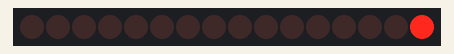
Recording of a sketch running on a simulated Arduino Uno, built with avr-gcc and run on an emulated ATmega328P. Parts: 16 shift-register outputs drawn as a row of LEDs (first output left, lit = HIGH). Wiring (inferred from the names in the program): 2 × shift register (74HC595): data pin 0; shift clock pin 2; latch pin 1. Wiring (inferred from the signals the program sends): row of LEDs: on Q0, Q1, Q2, Q3, Q4, Q5, Q6, Q7, Q8, Q9, Q10, Q11, Q12, Q13, Q14, Q15.

Above: at 0.05 s.
At 3.36 s:
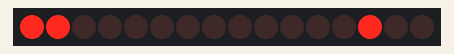
At 6.77 s:
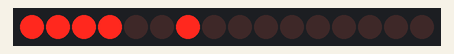
At 13.6 s:
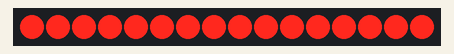
At 26.12 s:
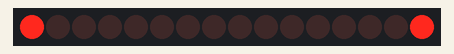
At 39.93 s:
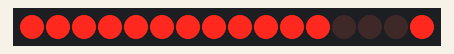
Timing chart, 0 to 40.0 s (numbered marks = the images above):
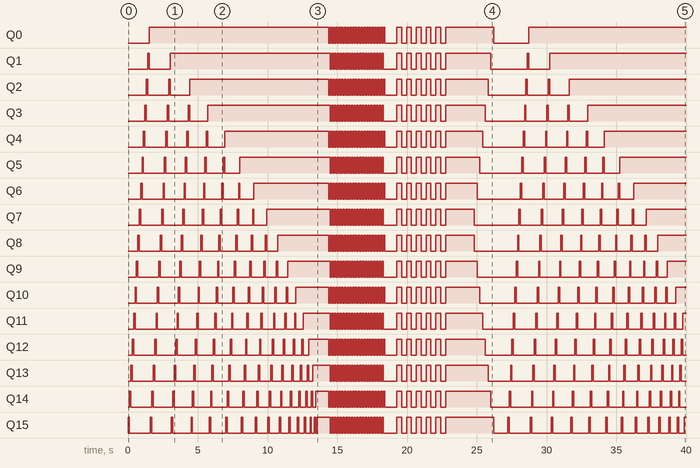

Measured:
- by itself, Q0: goes HIGH 12.9 s, 20 × (LOW 0.10 s, HIGH 0.10 s), LOW 0.85 s, 5 × (HIGH 0.35 s, LOW 0.35 s), HIGH 3.5 s, LOW 2.5 s, then HIGH
- by itself, Q1: LOW → HIGH at 1.4 s, → LOW 0.10 s later, → HIGH 1.5 s later, → LOW 11.5 s later, … (57 changes in this stretch)
- by itself, Q2: LOW → HIGH at 1.3 s, → LOW 0.10 s later, → HIGH 1.5 s later, → LOW 0.10 s later, … (63 changes in this stretch)
- by itself, Q3: LOW → HIGH at 1.2 s, → LOW 0.10 s later, → HIGH 1.5 s later, → LOW 0.10 s later, … (65 changes in this stretch)
- by itself, Q4: LOW → HIGH at 1.1 s, → LOW 0.10 s later, → HIGH 1.5 s later, → LOW 0.10 s later, … (71 changes in this stretch)
- by itself, Q5: LOW → HIGH at 1.0 s, → LOW 0.10 s later, → HIGH 1.5 s later, → LOW 0.10 s later, … (73 changes in this stretch)
- by itself, Q6: LOW → HIGH at 0.90 s, → LOW 0.10 s later, → HIGH 1.5 s later, → LOW 0.10 s later, … (79 changes in this stretch)
- by itself, Q7: LOW → HIGH at 0.80 s, → LOW 0.10 s later, → HIGH 1.5 s later, → LOW 0.10 s later, … (81 changes in this stretch)

The sketch:

tran_minh_phuc.ino
```cpp
/* Note:
 This code is written for Attiny13A-PU for shiftout to SN74HC595N
 */
#define isON(S,i) (S & (1 << i))

/* Configuration */
//Pin connected to ST_CP (pin 12) of 74HC595
byte latchPin = 1;
//Pin connected to SH_CP (pin 11) of 74HC595
byte clockPin = 2;
////Pin connected to DS (pin 14) of 74HC595
byte dataPin = 0;

void setup() {
  pinMode(latchPin, OUTPUT);
  pinMode(clockPin, OUTPUT);
  pinMode(dataPin, OUTPUT);
}

void loop(){
  word S = 0;
  byte i,c,a = 0;

  while (true) {
    for (i = 16; i > a; i--) {
      turn(bitON(S,i-1), 100);
    }
    S = bitON(S,a);
    a++;

    if (a == 16) {
      break;
    }
  }

  delay(500);

  turn(65535,250);
  S = 0B1010101010101010;
  for (c = 1; c<=40; c++) {
    turn(S,100);
    S = ~S;
  }
  turn(0,500);

  for (c = 1; c<=12; c++) {
    if (c % 2 == 0) {
      turn(65535, 350);
    }
    else {
      turn(0, 350);
    }
  }
  delay(1000);

  S = 65535;
  turn(S,700);

  a = 7;
  c = 8;
  while (true) {
    S = bitOFF(S,a);
    S = bitOFF(S,c);
    turn(S, 200);
    a = a - 1;
    c = c + 1;
    if ((a == 0) and (c == 15)) {
      turn(0, 1000);
      break;
    }
  }
}

void turn(word data, word de) {
  byte bits = 2;
  digitalWrite(latchPin, LOW);
  byte out;
  for (byte k = bits; k > 0; k--) {
    out = 0;
    for (byte i = 0; i<= 7; i++) {
      if (isON(data,i+(k-1)*8)) {
        byte P = 1;
        for(byte c = 1; c<=i; c++) {
          P = 2 * P;
        }
        out += P;
      }
    }
    shiftOut(dataPin, clockPin, out);
  }

  digitalWrite(latchPin, HIGH);
  delay(de);
}

void shiftOut(byte myDataPin, byte myClockPin, byte myDataOut) {
  // This shifts 8 bits out MSB first
  byte pinState;

  digitalWrite(myDataPin, 0);
  digitalWrite(myClockPin, 0);

  for (byte i = 8; i > 0; i--)  {
    digitalWrite(myClockPin, 0);

    if (isON(myDataOut,i-1)) {
      pinState = 1;
    }
    else {
      pinState = 0;
    }

    digitalWrite(myDataPin, pinState);
    digitalWrite(myClockPin, 1);
    digitalWrite(myDataPin, 0);
  }

  digitalWrite(myClockPin, 0);
}

word bitON(word data, byte i) {
  return (data | (1 << i));
}

word bitOFF(word data, byte i) {
  return (data &= ~(1 << i));
}
```
